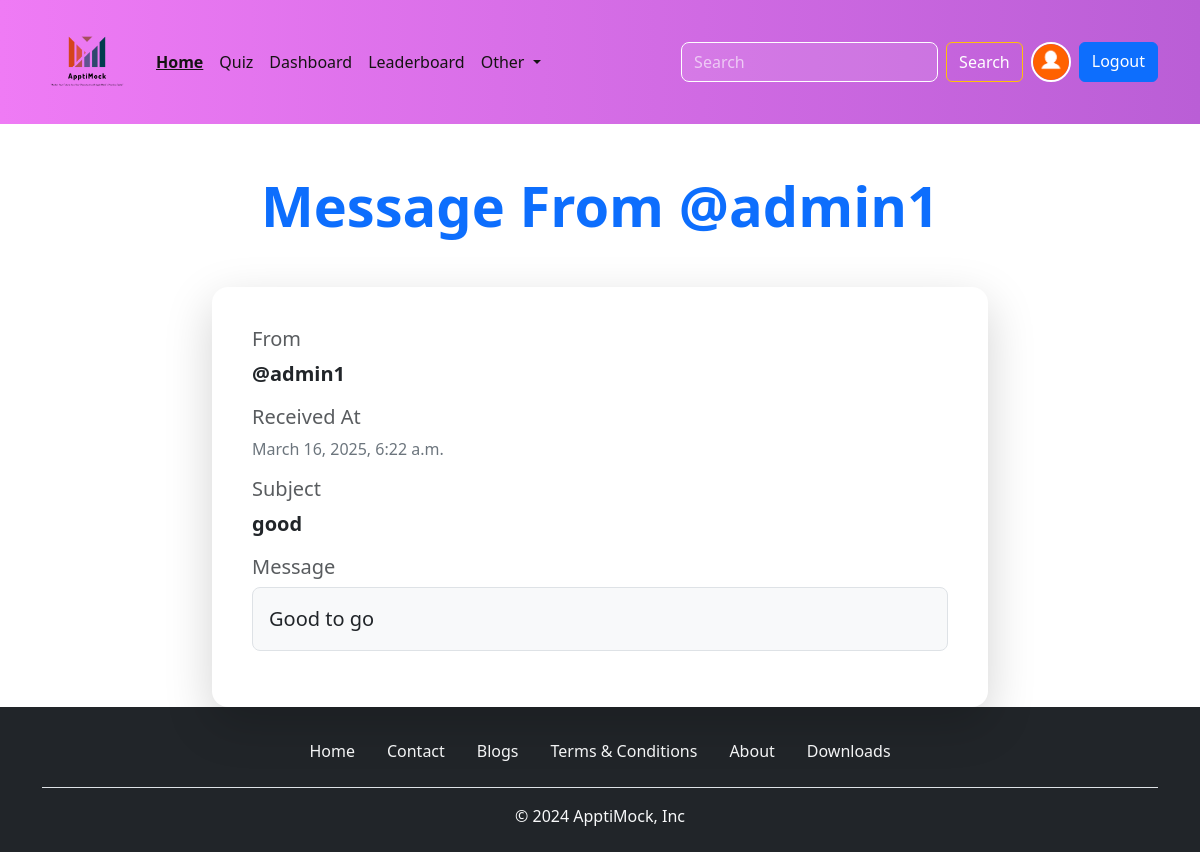
The app's page /message/1 (signed in) with its own data.
### Account/models.py (models this page shows, shortened)
class Profile(models.Model):
    user=models.OneToOneField(User,on_delete=models.CASCADE,null=True,verbose_name='User Object')  #verbose_name
    bio=models.TextField(blank=True,null=True) #
    profile_image=models.ImageField(upload_to="profile_images",default="user.png",blank=True,null=True,verbose_name='profile pic')
    location=models.CharField(max_length=100,blank=True,null=True)
    GENDER=(
        ("Male","Male"),
        ("Female","Female"),
        ("Other","Other"),
    )
    gender=models.CharField(max_length=6,choices=GENDER,blank=True,null=True)

### Base/models.py (models this page shows, shortened)
class Message(models.Model):
    user=models.ForeignKey("auth.User",on_delete=models.CASCADE)
    subject=models.CharField(max_length=255)
    message=models.TextField()
    is_read=models.BooleanField(default=False)
    created_at=models.DateTimeField(auto_now_add=True)

### Base/views.py (the view)
# urls.py: path('message/<int:id>',views.message_view,name='message'),
@user_passes_test(is_superuser)
@login_required(login_url='login')
def message_view(request, id):
    user_object=User.objects.get(username=request.user)
    user_profile=Profile.objects.get(user=user_object)
    message=Message.objects.filter(id=int(id)).first()
    if not message.is_read:
         message.is_read=True
         message.save()
    context={"user_profile":user_profile,"message":message}
    return render(request,'message.html',context)

### Base/views.py (called while the page is built)
def is_superuser(user):
    return user.is_superuser

### templates/message.html (shortened to what this page needs)
{% extends 'index.html' %}
{% block content %}
<h1 class="display-4 text-center my-5 text-primary fw-bold">Message From @{{message.user.username}}</h1>
<div class="container col-md-8 col-sm-12">
    <div class="card shadow-lg border-0 rounded-4 p-4">
        <div class="card-body">
            <div class="mb-3">
                <h5 class="text-muted">From</h5>
                <p class="fs-5">
                    <a href="{% url 'profile' message.user.username %}" class="text-decoration-none fw-bold text-dark">
                        @{{ message.user.username }}
                    </a>
                </p>
            </div>
            <div class="mb-3">
                <h5 class="text-muted">Received At</h5>
                <p class="fs-6 text-secondary">{{ message.created_at }}</p>
            </div>
            <div class="mb-3">
                <h5 class="text-muted">Subject</h5>
                <p class="fs-5 fw-semibold text-dark">{{ message.subject }}</p>
            </div>
            <div class="mb-3">
                <h5 class="text-muted">Message</h5>
                <p class="fs-5 text-dark border rounded-3 p-3 bg-light">{{ message.message }}</p>
            </div>
        </div>
    </div>
</div>
{% endblock content %}

### templates/components/navbar.html (shortened to what this page needs)
{% load static %}
<nav class="navbar navbar-expand-lg bg-body-tertiary display-none d-lg-block">
    <div class="container">
        <a class="navbar-brand" href="{% url 'home' %}"><img src="{% static 'images/logo.png' %}" alt="Logo" class="img-fluid" style="max-width: 90px; height: auto;">
        </a>
        <div class="collapse navbar-collapse" id="navbarSupportedContent">
            <ul class="navbar-nav me-auto mb-2 mb-lg-0">
                <li class="nav-item">
                    <a class="nav-link active" aria-current="page" href="{% url 'home' %}">Home</a>
                </li>
                <li class="nav-item">
                    <a class="nav-link" href="{% url 'all_quiz' %}">Quiz</a>
                </li>
                {% if request.user.is_superuser %}
                <li class="nav-item">
                    <a class="nav-link text-success" href="{% url 'dashboard' %}">Dashboard</a>
                </li>
                {% endif %}
                <li class="nav-item">
                    <a class="nav-link" href="{% url 'leaderboard' %}">Leaderboard</a>
                </li>
                <li class="nav-item dropdown">
                    <a class="nav-link dropdown-toggle" href="#" role="button" data-bs-toggle="dropdown"
                        aria-expanded="false">
                        Other
                    </a>
                </li>
            </ul>
            <form class="d-flex" role="search" action="{% url 'search_users' %}">
                <input class="form-control me-2" type="search" name="q" placeholder="Search" aria-label="Search">
                <button class="btn btn-outline-success" type="submit">Search</button>
                {% if request.user.is_authenticated %}
                <a href="{% url 'profile' request.user.username %}" data-bs-toggle="tooltip" data-bs-placement="bottom" data-bs-title="@{{request.user.username}}" class="mx-2">
                    <img src="{{user_profile.profile_image.url}}" alt="profile image" class="rounded-circle" width="40"
                        height="40">
                </a>
                <a href="{% url 'logout'%}" class="btn btn-primary">Logout</a>
                {% else %}
                <a href="{% url 'login'%}" class="btn btn-primary ms-2">Login</a>
                {% endif %}
            </form>
        </div>
    </div>
</nav>

### static/css/style.css (style rules this page uses)
* { font-family: Arial, Helvetica, sans-serif Important; }

### static/css/navbar.css (style rules this page uses)
.navbar { background: linear-gradient(to right, #ef7bf5, #ba5ed6); padding: 12px 0; transition: background 0.3s ease-in-out; }
.navbar .navbar-brand img { max-width: 100px; }
.navbar .nav-link { color: #151313 !important; font-weight: 500; transition: color 0.3s ease-in-out; }
.navbar .nav-link.active { font-weight: 700; text-decoration: underline; }
.navbar form .form-control { border-radius: 8px; border: 1px solid #fff; background-color: rgba(255, 255, 255, 0.1); color: #fff; }
.navbar form .form-control::placeholder { color: rgba(255, 255, 255, 0.6); }
.navbar form .btn-outline-success { color: #fff; border-color: #ffc107; transition: 0.3s ease-in-out; }
.navbar form a img { border: 2px solid #fff; transition: transform 0.3s ease-in-out; }

### templates/message.html (style rules this page uses)
.card { transition: transform 0.3s ease-in-out, box-shadow 0.3s ease-in-out; }

### records on screen
Profile: profile_image (placeholder picture)
Message: user.username "admin1", created_at "March 16, 2025, 6:22 a.m.", subject "good", message "Good to go"
